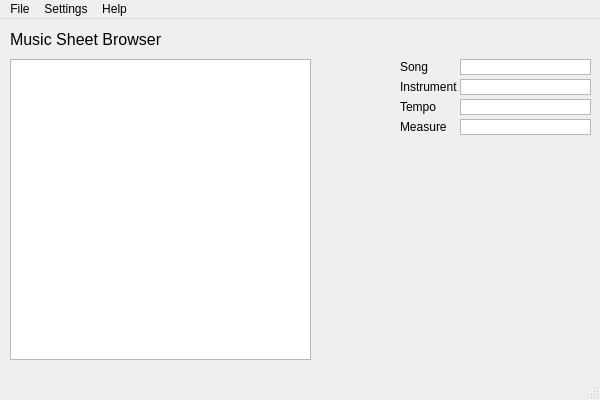
<?xml version="1.0" encoding="UTF-8"?>
<ui version="4.0">
 <class>LeafClass</class>
 <widget class="QMainWindow" name="LeafClass">
  <property name="geometry">
   <rect>
    <x>0</x>
    <y>0</y>
    <width>600</width>
    <height>400</height>
   </rect>
  </property>
  <property name="windowTitle">
   <string>Leaf</string>
  </property>
  <property name="autoFillBackground">
   <bool>false</bool>
  </property>
  <widget class="QWidget" name="centralWidget">
   <widget class="QLabel" name="label_3">
    <property name="geometry">
     <rect>
      <x>400</x>
      <y>60</y>
      <width>81</width>
      <height>16</height>
     </rect>
    </property>
    <property name="text">
     <string>Instrument</string>
    </property>
   </widget>
   <widget class="QLabel" name="label_4">
    <property name="geometry">
     <rect>
      <x>400</x>
      <y>40</y>
      <width>81</width>
      <height>16</height>
     </rect>
    </property>
    <property name="text">
     <string>Song</string>
    </property>
   </widget>
   <widget class="QLabel" name="label_5">
    <property name="geometry">
     <rect>
      <x>400</x>
      <y>80</y>
      <width>81</width>
      <height>16</height>
     </rect>
    </property>
    <property name="text">
     <string>Tempo</string>
    </property>
   </widget>
   <widget class="QLabel" name="label_6">
    <property name="geometry">
     <rect>
      <x>400</x>
      <y>100</y>
      <width>81</width>
      <height>16</height>
     </rect>
    </property>
    <property name="text">
     <string>Measure</string>
    </property>
   </widget>
   <widget class="QTextBrowser" name="songTextBrowser">
    <property name="enabled">
     <bool>true</bool>
    </property>
    <property name="geometry">
     <rect>
      <x>460</x>
      <y>40</y>
      <width>131</width>
      <height>16</height>
     </rect>
    </property>
    <property name="verticalScrollBarPolicy">
     <enum>Qt::ScrollBarAlwaysOff</enum>
    </property>
    <property name="horizontalScrollBarPolicy">
     <enum>Qt::ScrollBarAlwaysOff</enum>
    </property>
   </widget>
   <widget class="QTextBrowser" name="instrumentTextBrowser">
    <property name="enabled">
     <bool>true</bool>
    </property>
    <property name="geometry">
     <rect>
      <x>460</x>
      <y>60</y>
      <width>131</width>
      <height>16</height>
     </rect>
    </property>
    <property name="verticalScrollBarPolicy">
     <enum>Qt::ScrollBarAlwaysOff</enum>
    </property>
    <property name="horizontalScrollBarPolicy">
     <enum>Qt::ScrollBarAlwaysOff</enum>
    </property>
   </widget>
   <widget class="QTextBrowser" name="tempoTextBrowser">
    <property name="enabled">
     <bool>true</bool>
    </property>
    <property name="geometry">
     <rect>
      <x>460</x>
      <y>80</y>
      <width>131</width>
      <height>16</height>
     </rect>
    </property>
    <property name="verticalScrollBarPolicy">
     <enum>Qt::ScrollBarAlwaysOff</enum>
    </property>
    <property name="horizontalScrollBarPolicy">
     <enum>Qt::ScrollBarAlwaysOff</enum>
    </property>
   </widget>
   <widget class="QTextBrowser" name="measureTextBrowser">
    <property name="enabled">
     <bool>true</bool>
    </property>
    <property name="geometry">
     <rect>
      <x>460</x>
      <y>100</y>
      <width>131</width>
      <height>16</height>
     </rect>
    </property>
    <property name="verticalScrollBarPolicy">
     <enum>Qt::ScrollBarAlwaysOff</enum>
    </property>
    <property name="horizontalScrollBarPolicy">
     <enum>Qt::ScrollBarAlwaysOff</enum>
    </property>
   </widget>
   <widget class="QLabel" name="label">
    <property name="geometry">
     <rect>
      <x>10</x>
      <y>10</y>
      <width>251</width>
      <height>21</height>
     </rect>
    </property>
    <property name="font">
     <font>
      <pointsize>12</pointsize>
     </font>
    </property>
    <property name="text">
     <string>Music Sheet Browser</string>
    </property>
   </widget>
   <widget class="QTreeView" name="musicTreeView">
    <property name="geometry">
     <rect>
      <x>10</x>
      <y>40</y>
      <width>301</width>
      <height>301</height>
     </rect>
    </property>
    <property name="animated">
     <bool>false</bool>
    </property>
   </widget>
  </widget>
  <widget class="QMenuBar" name="menuBar">
   <property name="geometry">
    <rect>
     <x>0</x>
     <y>0</y>
     <width>600</width>
     <height>21</height>
    </rect>
   </property>
   <widget class="QMenu" name="menuFile">
    <property name="title">
     <string>File</string>
    </property>
    <addaction name="actionRefresh"/>
    <addaction name="separator"/>
    <addaction name="actionExit"/>
   </widget>
   <widget class="QMenu" name="menuSettings">
    <property name="title">
     <string>Settings</string>
    </property>
    <addaction name="actionPreference"/>
   </widget>
   <widget class="QMenu" name="menuHelp">
    <property name="title">
     <string>Help</string>
    </property>
    <addaction name="actionAbout"/>
    <addaction name="actionAbout_Qt"/>
   </widget>
   <addaction name="menuFile"/>
   <addaction name="menuSettings"/>
   <addaction name="menuHelp"/>
  </widget>
  <widget class="QStatusBar" name="statusBar"/>
  <action name="actionAbout">
   <property name="text">
    <string>About</string>
   </property>
  </action>
  <action name="actionExit">
   <property name="text">
    <string>Exit</string>
   </property>
  </action>
  <action name="actionAbout_Qt">
   <property name="text">
    <string>About Qt</string>
   </property>
  </action>
  <action name="actionPreference">
   <property name="text">
    <string>Preference</string>
   </property>
  </action>
  <action name="actionRefresh">
   <property name="text">
    <string>Refresh</string>
   </property>
   <property name="shortcut">
    <string>F5</string>
   </property>
  </action>
 </widget>
 <layoutdefault spacing="6" margin="11"/>
 <resources>
  <include location="leaf.qrc"/>
 </resources>
 <connections>
  <connection>
   <sender>actionExit</sender>
   <signal>triggered()</signal>
   <receiver>LeafClass</receiver>
   <slot>close()</slot>
   <hints>
    <hint type="sourcelabel">
     <x>-1</x>
     <y>-1</y>
    </hint>
    <hint type="destinationlabel">
     <x>299</x>
     <y>199</y>
    </hint>
   </hints>
  </connection>
  <connection>
   <sender>actionAbout</sender>
   <signal>triggered()</signal>
   <receiver>LeafClass</receiver>
   <slot>showAboutWindow()</slot>
   <hints>
    <hint type="sourcelabel">
     <x>-1</x>
     <y>-1</y>
    </hint>
    <hint type="destinationlabel">
     <x>299</x>
     <y>199</y>
    </hint>
   </hints>
  </connection>
  <connection>
   <sender>actionAbout_Qt</sender>
   <signal>triggered()</signal>
   <receiver>LeafClass</receiver>
   <slot>showAboutQtWindow()</slot>
   <hints>
    <hint type="sourcelabel">
     <x>-1</x>
     <y>-1</y>
    </hint>
    <hint type="destinationlabel">
     <x>299</x>
     <y>199</y>
    </hint>
   </hints>
  </connection>
  <connection>
   <sender>actionPreference</sender>
   <signal>triggered()</signal>
   <receiver>LeafClass</receiver>
   <slot>showPreferenceWindow()</slot>
   <hints>
    <hint type="sourcelabel">
     <x>-1</x>
     <y>-1</y>
    </hint>
    <hint type="destinationlabel">
     <x>299</x>
     <y>199</y>
    </hint>
   </hints>
  </connection>
  <connection>
   <sender>actionRefresh</sender>
   <signal>triggered()</signal>
   <receiver>LeafClass</receiver>
   <slot>doRefresh()</slot>
   <hints>
    <hint type="sourcelabel">
     <x>-1</x>
     <y>-1</y>
    </hint>
    <hint type="destinationlabel">
     <x>299</x>
     <y>199</y>
    </hint>
   </hints>
  </connection>
  <connection>
   <sender>musicTreeView</sender>
   <signal>clicked(QModelIndex)</signal>
   <receiver>LeafClass</receiver>
   <slot>doLoadMusicSheet()</slot>
   <hints>
    <hint type="sourcelabel">
     <x>160</x>
     <y>211</y>
    </hint>
    <hint type="destinationlabel">
     <x>299</x>
     <y>199</y>
    </hint>
   </hints>
  </connection>
 </connections>
 <slots>
  <slot>showAboutWindow()</slot>
  <slot>showAboutQtWindow()</slot>
  <slot>showPreferenceWindow()</slot>
  <slot>doRefresh()</slot>
  <slot>doLoadMusicSheet()</slot>
 </slots>
</ui>
